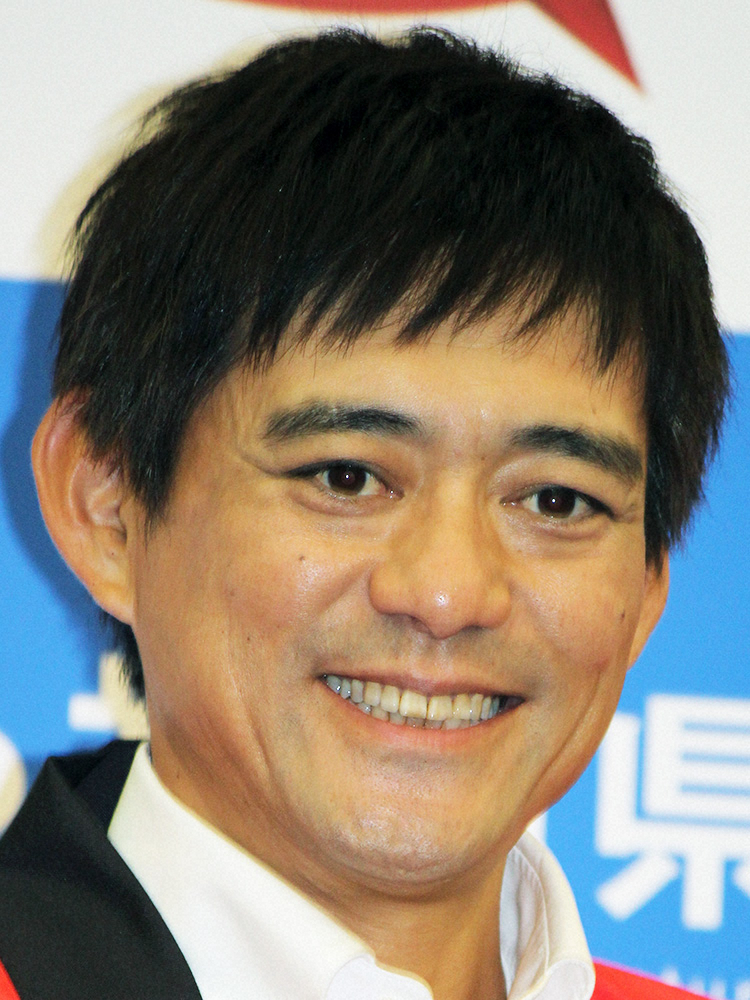
#> input picture mosbefore/h-1.jpg, 750 x 1000 px, found by its file name; its folder holds only this picture in this run
$ python face-mosaic.py mosbefore/h-1.jpg
#> lines starting #> are read from the running program, lines starting #| are printed output that depends on the picture
### mosaic.py
import cv2

def mosaic(img, rect, size):
    # モザイクをかける領域を取得
    (x1, y1, x2, y2) = rect
    w = x2 - x1
    h = y2 - y1
    i_rect = img[y1:y2, x1:x2]
    # 一度縮小して拡大する
    i_small = cv2.resize(i_rect, (size, size))
    i_mos = cv2.resize(i_small, (w, h), interpolation=cv2.INTER_AREA)
    # 画像にモザイク画像を重ねる
    img2 = img.copy()
    img2[y1:y2, x1:x2] = i_mos
    return img2

### face-mosaic.py
import os
import sys
import cv2
from mosaic import mosaic as mosaic

# 「〇〇.jpg」を引数として受け取る想定
args = sys.argv

# カスケードファイルを指定して分類器を作成
cascade_file = "haarcascade_frontalface_alt.xml"
cascade = cv2.CascadeClassifier(cascade_file)

# 画像を読み込んでグレイスケールに変換
img = cv2.imread("mosbefore\\" + args[1])
#> img is the input picture: shape (1000, 750, 3); mean B, G, R 114.7, 126.8, 135.3
img_gray = cv2.cvtColor(img, cv2.COLOR_BGR2GRAY)
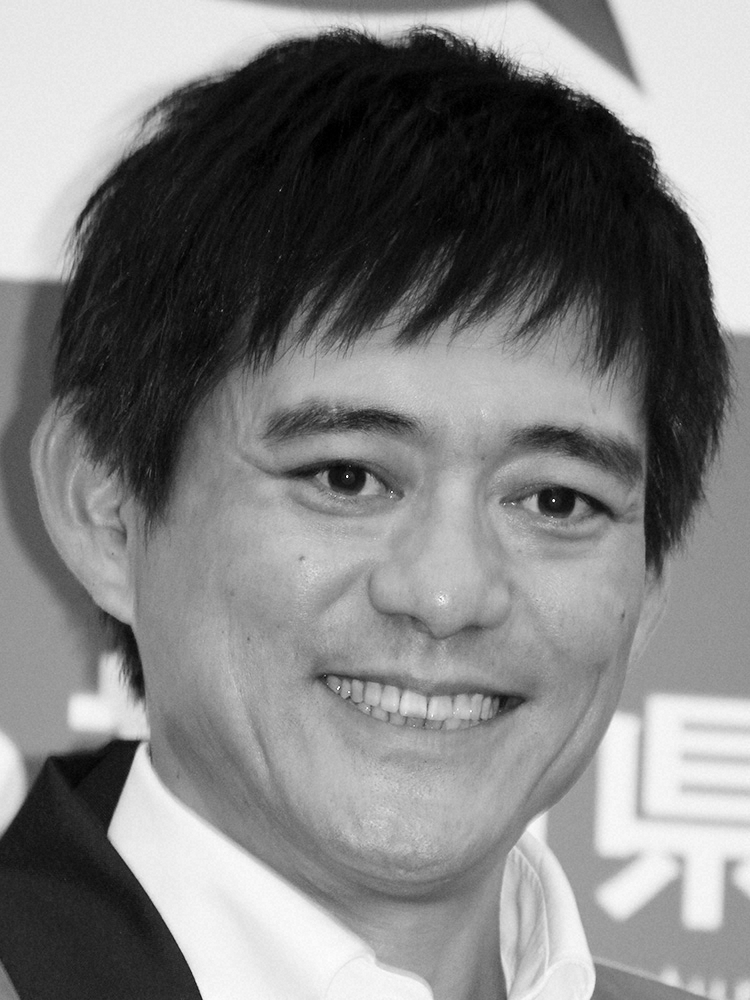
#> img_gray: shape (1000, 750); min 0, max 255, mean 128

# 顔検出を実行
face_list = cascade.detectMultiScale(img_gray, minSize=(150, 150))
#> face_list = [[187, 286, 505, 505]]

# 認識した部分の画像にモザイクをかける
for (x,y,w,h) in face_list:
    img = mosaic(img, (x, y, x+w, y+h), 10)
#> this loop made 1 pass
#> (x, y, x1 in mosaic, y1 in mosaic, x2 in mosaic, y2 in mosaic) on pass 1: (187, 286, 187, 286, 692, 791)
#> pass 1, in mosaic, `i_rect = img[y1:y2, x1:x2]`:
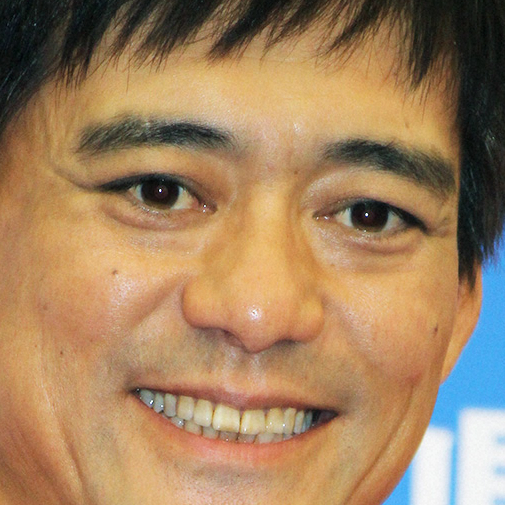
#> i_rect: shape (505, 505, 3); mean B, G, R 95.3, 130.1, 162.3
#> pass 1, in mosaic, `i_mos = cv2.resize(i_small, (w, h), interpolation=cv2.INTER_AREA)`:
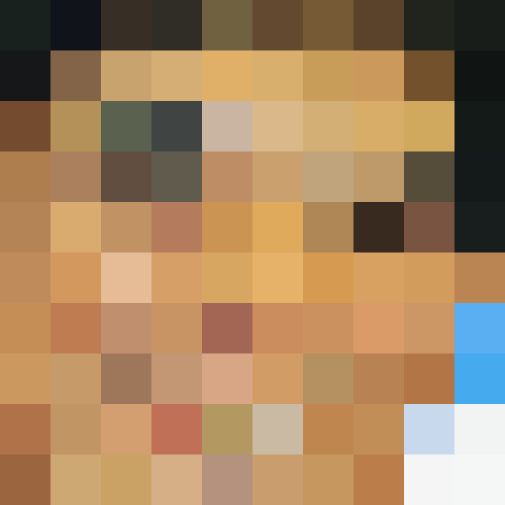
#> i_mos: shape (505, 505, 3); mean of channels 0, 1, 2 95.1, 131.4, 164.6; drawn as B, G, R
#> pass 1, `img = mosaic(img, (x, y, x+w, y+h), 10)`:
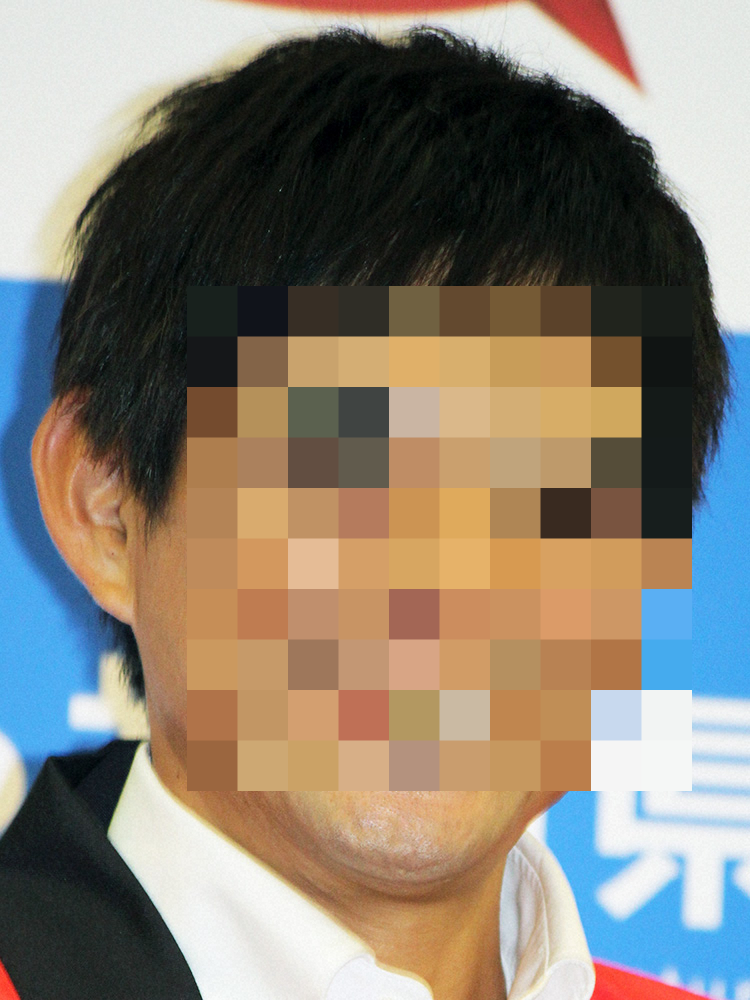
#> img: shape (1000, 750, 3); mean B, G, R 114.6, 127.2, 136.1

# 画像を出力
image_name = os.path.splitext(os.path.basename(args[1]))[0]  #画像名だけ抜き出し
cv2.imwrite("mosafter\\" + image_name + ".jpg", img)
# plt.axis('off')
# plt.imshow(cv2.cvtColor(img, cv2.COLOR_BGR2RGB))
# plt.show()

$ run again, on mosbefore/h-2.jpg
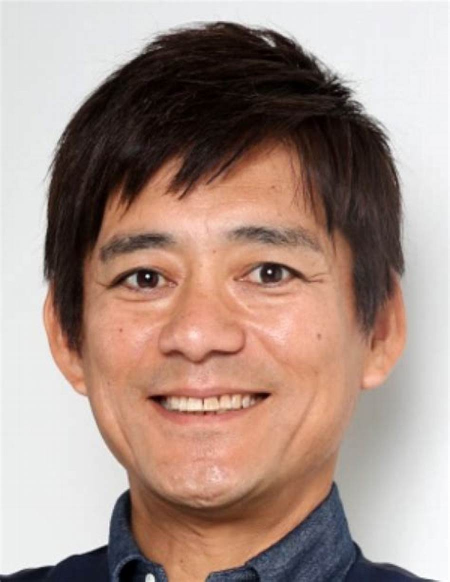
#> input picture mosbefore/h-2.jpg, 900 x 1164 px, found by its file name (shown at 1/2 size)
#> img is the input picture: shape (1164, 900, 3); mean B, G, R 135.7, 145.4, 168.6
#> `img_gray = cv2.cvtColor(img, cv2.COLOR_BGR2GRAY)`:
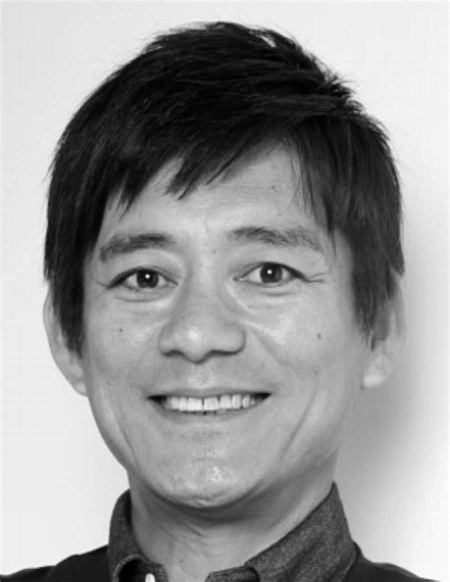
#> img_gray: shape (1164, 900) (shown at 1/2 size); min 0, max 255, mean 151.2
#> face_list = [[107, 309, 606, 606]]
#> the loop `for (x,y,w,h) in face_list:` made 1 pass
#> (x, y, x1 in mosaic, y1 in mosaic, x2 in mosaic, y2 in mosaic) on pass 1: (107, 309, 107, 309, 713, 915)
#> pass 1, `img = mosaic(img, (x, y, x+w, y+h), 10)`:
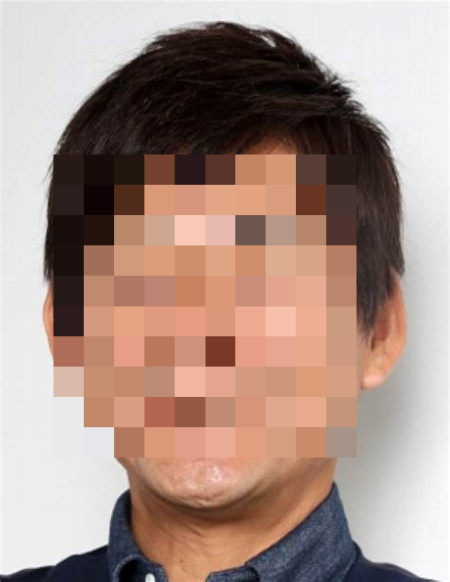
#> img: shape (1164, 900, 3) (shown at 1/2 size); mean B, G, R 136, 145.8, 169.3
